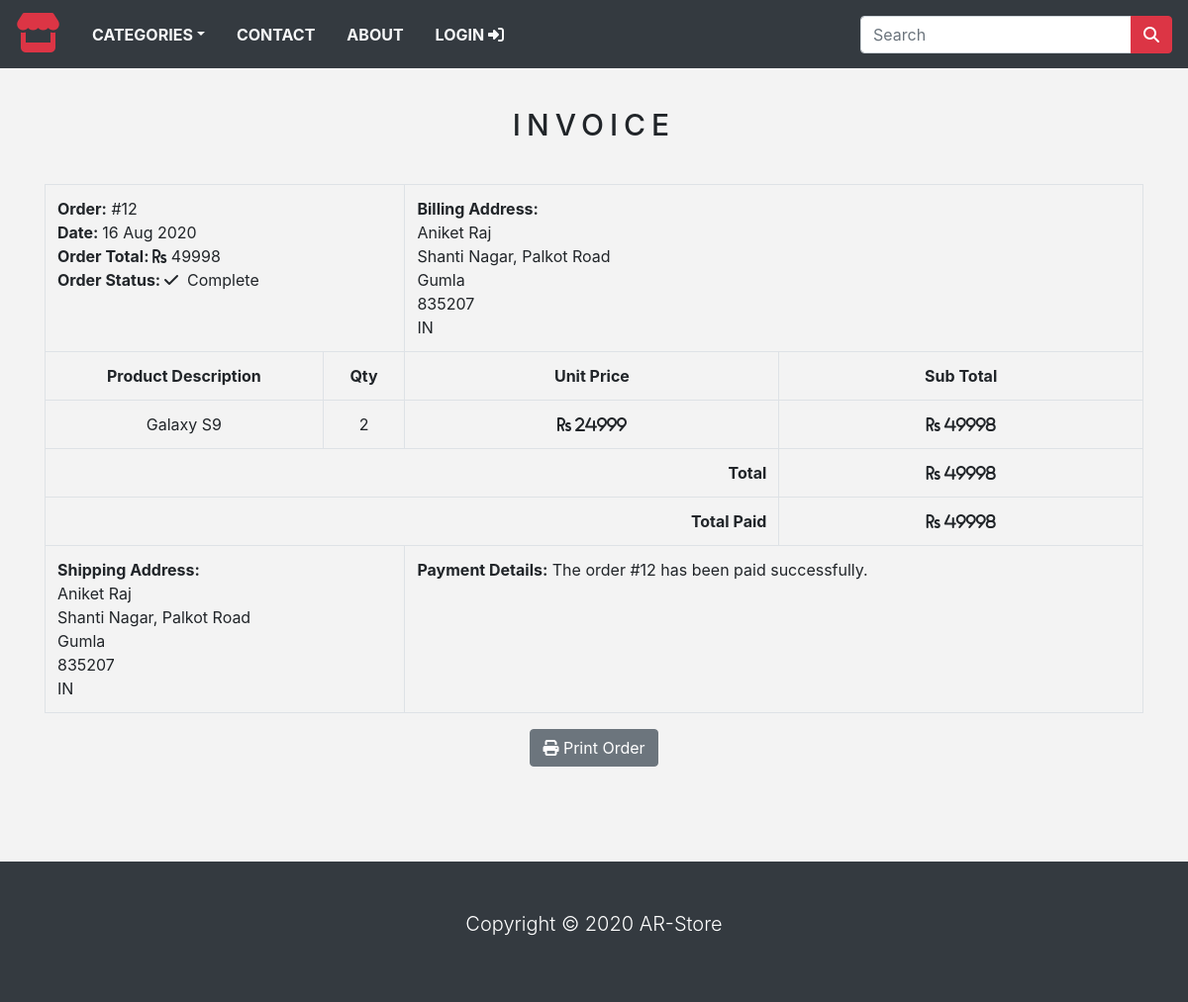
Screenshot of /order_details/12 (signed in) with the database file from the repository.
### store/models.py (models this page shows, shortened)
class Order(models.Model):
	token = models.CharField(max_length=250, blank=True)
	total = models.DecimalField(max_digits=10, decimal_places=0, verbose_name='INR Order Total')
	emailAddress = models.EmailField(max_length=250, blank=True, verbose_name='Email Address')
	created = models.DateTimeField(auto_now_add=True)
	billingName = models.CharField(max_length=250, blank=True)
	billingAddress1 = models.CharField(max_length=250, blank=True)
	billingCity = models.CharField(max_length=250, blank=True)
	billingPostcode = models.CharField(max_length=250, blank=True)
	billingCountry = models.CharField(max_length=250, blank=True)
	shippingName = models.CharField(max_length=250, blank=True)
	shippingAddress1 = models.CharField(max_length=250, blank=True)
	shippingCity = models.CharField(max_length=250, blank=True)
	shippingPostcode = models.CharField(max_length=250, blank=True)
	shippingCountry = models.CharField(max_length=250, blank=True)
	class Meta:
		db_table = 'Order'
		ordering = ['-created']

class OrderItem(models.Model):
	product = models.CharField(max_length=250, blank=True)
	quantity = models.IntegerField()
	price = models.DecimalField(max_digits=10, decimal_places=0, verbose_name='INR Price')
	order = models.ForeignKey(Order, on_delete=models.CASCADE)
	class Meta:
		db_table = 'OrderItem'
	def sub_total(self):
		return (self.quantity * self.price)

### store/views.py (the view)
# urls.py: path('order_details/<int:order_id>', views.orderDetail, name="order_details"),
@login_required(redirect_field_name='next',login_url='login')
def orderDetail(request, order_id):
	if request.user.is_authenticated:
		email = str(request.user.email)
		order = Order.objects.get(id=order_id, emailAddress=email)
		order_items = OrderItem.objects.filter(order=order)
	return render(request, 'order_details.html', {'order':order,'order_items':order_items})

### store/context_processors.py (called while the page is built)
def counter(request):
	item_count = 0
	if 'admin' in request.path:
		return {}
	else:
		try:
			cart = Cart.objects.filter(cart_id=_cart_id_(request))
			cart_items = CartItem.objects.all().filter(cart=cart[:1])
			for cart_item in cart_items:
				item_count += cart_item.quantity
		except Cart.DoesNotExist:
			item_count = 0
	return dict(item_count=item_count)

def menu_links(request):
	links = Category.objects.all()
	return dict(links=links)

### store/models.py (called while the page is built)
	def get_url(self):
		return reverse('products_category', args=[self.slug])

### store/views.py (called while the page is built)
def _cart_id_(request):
	cart = request.session.session_key
	if not cart:
		cart = request.session.create()
	return cart

### store/templates/order_details.html (shortened to what this page needs)
{% extends 'base.html' %}
{% load static %}
{% block content %}
<div class="container">
<div class="text-center">
	<br>
	<h1 class="text-center text-uppercase product_title">invoice</h1>
	<br>
	<table class="table table-bordered">
		<tr>
			<td class="text-left" colspan="2">
				<b>Order:</b> #{{ order.id }}<br>
				<b>Date: </b>{{ order.created|date:'d M Y' }}<br>
				<b>Order Total: </b><i class="fas fa-rupee-sign"></i> {{ order.total }}<br>
				<b>Order Status: </b><i class="fas fa-check"></i> &nbsp;Complete<br>
			</td>
			<td class="text-left" colspan="2">
				<b>Billing Address: </b><br>
				{{ order.billingName }}<br>
				{{ order.billingAddress1 }}<br>
				{{ order.billingCity }}<br>
				{{ order.billingPostcode }}<br>
				{{ order.billingCountry }}<br>
			</td>
		</tr>
		<tr>
			<td><b>Product Description</b></td>
			<td><b>Qty</b></td>
			<td><b>Unit Price</b></td>
			<td><b>Sub Total</b></td>
		</tr>
		{% for item in order_items %}
		<tr>
			<td>{{ item.product }}</td>
			<td>{{ item.quantity }}</td>
			<td><i class="fas fa-rupee-sign"> {{ item.price }}</td>
			<td><i class="fas fa-rupee-sign"> {{ item.sub_total }}</td>
		</tr>
		{% endfor %}
		<tr>
			<td  class="text-right" colspan="3"><b>Total</b></td>
			<td><i class="fas fa-rupee-sign"> {{ order.total }}</td>
		</tr>
		<tr>
			<td  class="text-right" colspan="3"><b>Total Paid</b></td>
			<td><i class="fas fa-rupee-sign"> {{ order.total }}</td>
		</tr>
		<tr>
			<td  class="text-left" colspan="2">
				<b>Shipping Address: </b><br>
				{{ order.shippingName }}<br>
				{{ order.shippingAddress1 }}<br>
				{{ order.shippingCity }}<br>
				{{ order.shippingPostcode }}<br>
				{{ order.shippingCountry }}<br>
			</td>
			<td class="text-left" colspan="2">
				<b>Payment Details:</b>
				The order #{{ order.id }} has been paid successfully.
			</td>
		</tr>
	</table>
	<button class="btn btn-secondary" onclick="window.print();">
		<i class="fas fa-print"></i> Print Order</button>
</div>
</div>
<br><br>
{% endblock %}

### store/static/css/base.css (style rules this page uses)
body { background: #f3f3f3; }
.product_title { font-size: 30px; letter-spacing: .2em; padding-top: 15px; padding-bottom: 10px; }

### rows the page displays
Order: id "12", created "16 Aug 2020", total "49998", billingName "Aniket Raj", billingAddress1 "Shanti Nagar, Palkot Road", billingCity "Gumla", billingPostcode "835207", billingCountry "IN", shippingName "Aniket Raj", shippingAddress1 "Shanti Nagar, Palkot Road", shippingCity "Gumla", shippingPostcode "835207", shippingCountry "IN"
OrderItem: product "Galaxy S9", quantity "2", price "24999", sub_total "49998"
